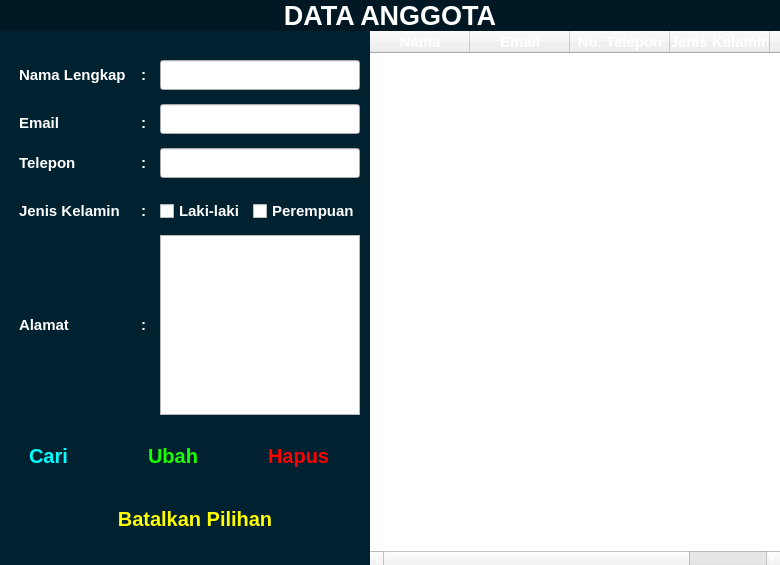
<?xml version="1.0" encoding="UTF-8"?>
<ui version="4.0">
 <class>Form</class>
 <widget class="QWidget" name="Form">
  <property name="geometry">
   <rect>
    <x>0</x>
    <y>0</y>
    <width>780</width>
    <height>565</height>
   </rect>
  </property>
  <property name="sizePolicy">
   <sizepolicy hsizetype="Minimum" vsizetype="Minimum">
    <horstretch>0</horstretch>
    <verstretch>0</verstretch>
   </sizepolicy>
  </property>
  <property name="windowTitle">
   <string>Form</string>
  </property>
  <property name="layoutDirection">
   <enum>Qt::LayoutDirection::LeftToRight</enum>
  </property>
  <property name="styleSheet">
   <string notr="true"/>
  </property>
  <layout class="QVBoxLayout" name="verticalLayout" stretch="0,0">
   <property name="spacing">
    <number>0</number>
   </property>
   <property name="leftMargin">
    <number>0</number>
   </property>
   <property name="topMargin">
    <number>0</number>
   </property>
   <property name="rightMargin">
    <number>0</number>
   </property>
   <property name="bottomMargin">
    <number>0</number>
   </property>
   <item>
    <widget class="QLabel" name="headerTitle">
     <property name="font">
      <font>
       <pointsize>20</pointsize>
       <bold>true</bold>
      </font>
     </property>
     <property name="styleSheet">
      <string notr="true">color: rgb(255, 255, 255); background-color: rgb(0, 24, 35);</string>
     </property>
     <property name="text">
      <string>DATA ANGGOTA</string>
     </property>
     <property name="textFormat">
      <enum>Qt::TextFormat::AutoText</enum>
     </property>
     <property name="alignment">
      <set>Qt::AlignmentFlag::AlignCenter</set>
     </property>
    </widget>
   </item>
   <item>
    <widget class="QScrollArea" name="scrollArea">
     <property name="layoutDirection">
      <enum>Qt::LayoutDirection::LeftToRight</enum>
     </property>
     <property name="styleSheet">
      <string notr="true"/>
     </property>
     <property name="frameShape">
      <enum>QFrame::Shape::NoFrame</enum>
     </property>
     <property name="widgetResizable">
      <bool>true</bool>
     </property>
     <widget class="QWidget" name="MainContent">
      <property name="geometry">
       <rect>
        <x>0</x>
        <y>0</y>
        <width>780</width>
        <height>529</height>
       </rect>
      </property>
      <property name="styleSheet">
       <string notr="true">.QWidget{
background-color: rgb(0, 33, 48);
}</string>
      </property>
      <layout class="QHBoxLayout" name="horizontalLayout_3" stretch="0,0">
       <property name="spacing">
        <number>0</number>
       </property>
       <property name="leftMargin">
        <number>0</number>
       </property>
       <property name="topMargin">
        <number>0</number>
       </property>
       <property name="rightMargin">
        <number>0</number>
       </property>
       <property name="bottomMargin">
        <number>0</number>
       </property>
       <item>
        <widget class="QWidget" name="LeftSide" native="true">
         <property name="styleSheet">
          <string notr="true"/>
         </property>
         <layout class="QVBoxLayout" name="verticalLayout_2" stretch="0,0">
          <property name="spacing">
           <number>0</number>
          </property>
          <property name="leftMargin">
           <number>0</number>
          </property>
          <property name="topMargin">
           <number>0</number>
          </property>
          <property name="rightMargin">
           <number>0</number>
          </property>
          <property name="bottomMargin">
           <number>0</number>
          </property>
          <item>
           <widget class="QWidget" name="EditForm" native="true">
            <layout class="QGridLayout" name="gridLayout">
             <property name="leftMargin">
              <number>10</number>
             </property>
             <property name="topMargin">
              <number>20</number>
             </property>
             <property name="rightMargin">
              <number>10</number>
             </property>
             <property name="bottomMargin">
              <number>0</number>
             </property>
             <property name="spacing">
              <number>0</number>
             </property>
             <item row="1" column="0">
              <widget class="QFrame" name="Email">
               <property name="maximumSize">
                <size>
                 <width>150</width>
                 <height>40</height>
                </size>
               </property>
               <layout class="QHBoxLayout" name="horizontalLayout">
                <item>
                 <widget class="QLabel" name="EmailLabel">
                  <property name="minimumSize">
                   <size>
                    <width>120</width>
                    <height>30</height>
                   </size>
                  </property>
                  <property name="maximumSize">
                   <size>
                    <width>120</width>
                    <height>30</height>
                   </size>
                  </property>
                  <property name="font">
                   <font>
                    <pointsize>-1</pointsize>
                    <bold>true</bold>
                   </font>
                  </property>
                  <property name="styleSheet">
                   <string notr="true">font-size: 15px; font-weight: bold; text-align: left; color: #ffffff; 
</string>
                  </property>
                  <property name="text">
                   <string>Email</string>
                  </property>
                 </widget>
                </item>
                <item>
                 <widget class="QLabel" name="titik2_2">
                  <property name="minimumSize">
                   <size>
                    <width>10</width>
                    <height>30</height>
                   </size>
                  </property>
                  <property name="maximumSize">
                   <size>
                    <width>10</width>
                    <height>30</height>
                   </size>
                  </property>
                  <property name="font">
                   <font>
                    <pointsize>-1</pointsize>
                    <bold>true</bold>
                   </font>
                  </property>
                  <property name="styleSheet">
                   <string notr="true">font-size: 15px; font-weight: bold; text-align: left; color: #ffffff;</string>
                  </property>
                  <property name="text">
                   <string>:</string>
                  </property>
                 </widget>
                </item>
               </layout>
              </widget>
             </item>
             <item row="4" column="1">
              <widget class="QCheckBox" name="lakiCheckBox">
               <property name="font">
                <font>
                 <pointsize>-1</pointsize>
                 <bold>true</bold>
                </font>
               </property>
               <property name="styleSheet">
                <string notr="true">font-size: 15px; font-weight: bold; text-align: left; color: #ffffff; 
</string>
               </property>
               <property name="text">
                <string>Laki-laki</string>
               </property>
               <property name="checkable">
                <bool>true</bool>
               </property>
               <property name="checked">
                <bool>false</bool>
               </property>
               <attribute name="buttonGroup">
                <string notr="true">buttonGroup</string>
               </attribute>
              </widget>
             </item>
             <item row="3" column="1" colspan="2">
              <widget class="QLineEdit" name="teleponInput">
               <property name="minimumSize">
                <size>
                 <width>150</width>
                 <height>30</height>
                </size>
               </property>
               <property name="maximumSize">
                <size>
                 <width>16777215</width>
                 <height>30</height>
                </size>
               </property>
               <property name="font">
                <font>
                 <pointsize>-1</pointsize>
                 <bold>true</bold>
                </font>
               </property>
               <property name="styleSheet">
                <string notr="true">font-size: 15px; font-weight: bold; text-align: left; color: #ffffff; 
</string>
               </property>
              </widget>
             </item>
             <item row="5" column="1" colspan="2">
              <widget class="QTextEdit" name="alamatInput">
               <property name="minimumSize">
                <size>
                 <width>150</width>
                 <height>40</height>
                </size>
               </property>
               <property name="maximumSize">
                <size>
                 <width>16777215</width>
                 <height>16777215</height>
                </size>
               </property>
               <property name="font">
                <font>
                 <pointsize>-1</pointsize>
                 <bold>true</bold>
                </font>
               </property>
               <property name="styleSheet">
                <string notr="true">font-size: 15px; font-weight: bold; text-align: left; color: #ffffff; 
</string>
               </property>
              </widget>
             </item>
             <item row="5" column="0">
              <widget class="QFrame" name="Alamat">
               <property name="maximumSize">
                <size>
                 <width>150</width>
                 <height>16777215</height>
                </size>
               </property>
               <property name="font">
                <font>
                 <pointsize>15</pointsize>
                </font>
               </property>
               <layout class="QHBoxLayout" name="alamat">
                <property name="leftMargin">
                 <number>9</number>
                </property>
                <property name="topMargin">
                 <number>9</number>
                </property>
                <property name="rightMargin">
                 <number>9</number>
                </property>
                <property name="bottomMargin">
                 <number>9</number>
                </property>
                <item>
                 <widget class="QLabel" name="alamatLabel">
                  <property name="minimumSize">
                   <size>
                    <width>120</width>
                    <height>30</height>
                   </size>
                  </property>
                  <property name="maximumSize">
                   <size>
                    <width>120</width>
                    <height>30</height>
                   </size>
                  </property>
                  <property name="font">
                   <font>
                    <pointsize>-1</pointsize>
                    <bold>true</bold>
                   </font>
                  </property>
                  <property name="styleSheet">
                   <string notr="true">font-size: 15px; font-weight: bold; text-align: left; color: #ffffff; border: none;
</string>
                  </property>
                  <property name="text">
                   <string>Alamat</string>
                  </property>
                 </widget>
                </item>
                <item>
                 <widget class="QLabel" name="titik2_5">
                  <property name="minimumSize">
                   <size>
                    <width>10</width>
                    <height>30</height>
                   </size>
                  </property>
                  <property name="maximumSize">
                   <size>
                    <width>10</width>
                    <height>30</height>
                   </size>
                  </property>
                  <property name="font">
                   <font>
                    <pointsize>-1</pointsize>
                    <bold>true</bold>
                   </font>
                  </property>
                  <property name="styleSheet">
                   <string notr="true">font-size: 15px; font-weight: bold; text-align: left; color: #ffffff;</string>
                  </property>
                  <property name="text">
                   <string>:</string>
                  </property>
                 </widget>
                </item>
               </layout>
              </widget>
             </item>
             <item row="1" column="1" colspan="2">
              <widget class="QLineEdit" name="emailInput">
               <property name="minimumSize">
                <size>
                 <width>150</width>
                 <height>30</height>
                </size>
               </property>
               <property name="maximumSize">
                <size>
                 <width>16777215</width>
                 <height>30</height>
                </size>
               </property>
               <property name="font">
                <font>
                 <pointsize>-1</pointsize>
                 <bold>true</bold>
                </font>
               </property>
               <property name="styleSheet">
                <string notr="true">font-size: 15px; font-weight: bold; text-align: left; color: #ffffff; 
</string>
               </property>
              </widget>
             </item>
             <item row="4" column="0">
              <widget class="QFrame" name="jenisKelamin">
               <property name="maximumSize">
                <size>
                 <width>150</width>
                 <height>16777215</height>
                </size>
               </property>
               <layout class="QHBoxLayout" name="horizontalLayout_4">
                <item>
                 <widget class="QLabel" name="jkLabel">
                  <property name="minimumSize">
                   <size>
                    <width>120</width>
                    <height>30</height>
                   </size>
                  </property>
                  <property name="maximumSize">
                   <size>
                    <width>120</width>
                    <height>30</height>
                   </size>
                  </property>
                  <property name="font">
                   <font>
                    <pointsize>-1</pointsize>
                    <bold>true</bold>
                   </font>
                  </property>
                  <property name="styleSheet">
                   <string notr="true">font-size: 15px; font-weight: bold; text-align: left; color: #ffffff; border: none;
</string>
                  </property>
                  <property name="text">
                   <string>Jenis Kelamin</string>
                  </property>
                 </widget>
                </item>
                <item>
                 <widget class="QLabel" name="titik2_3">
                  <property name="minimumSize">
                   <size>
                    <width>10</width>
                    <height>30</height>
                   </size>
                  </property>
                  <property name="maximumSize">
                   <size>
                    <width>10</width>
                    <height>30</height>
                   </size>
                  </property>
                  <property name="font">
                   <font>
                    <pointsize>-1</pointsize>
                    <bold>true</bold>
                   </font>
                  </property>
                  <property name="styleSheet">
                   <string notr="true">font-size: 15px; font-weight: bold; text-align: left; color: #ffffff;</string>
                  </property>
                  <property name="text">
                   <string>:</string>
                  </property>
                 </widget>
                </item>
               </layout>
              </widget>
             </item>
             <item row="0" column="0">
              <widget class="QFrame" name="Nama">
               <property name="maximumSize">
                <size>
                 <width>150</width>
                 <height>16777215</height>
                </size>
               </property>
               <layout class="QHBoxLayout" name="NamaFrame">
                <item>
                 <widget class="QLabel" name="NamaLabel">
                  <property name="minimumSize">
                   <size>
                    <width>120</width>
                    <height>30</height>
                   </size>
                  </property>
                  <property name="maximumSize">
                   <size>
                    <width>120</width>
                    <height>30</height>
                   </size>
                  </property>
                  <property name="font">
                   <font>
                    <pointsize>-1</pointsize>
                    <bold>true</bold>
                   </font>
                  </property>
                  <property name="styleSheet">
                   <string notr="true">font-size: 15px; font-weight: bold; text-align: left; color: #ffffff; 
</string>
                  </property>
                  <property name="text">
                   <string>Nama Lengkap</string>
                  </property>
                 </widget>
                </item>
                <item>
                 <widget class="QLabel" name="titik2">
                  <property name="minimumSize">
                   <size>
                    <width>10</width>
                    <height>30</height>
                   </size>
                  </property>
                  <property name="maximumSize">
                   <size>
                    <width>10</width>
                    <height>30</height>
                   </size>
                  </property>
                  <property name="font">
                   <font>
                    <pointsize>-1</pointsize>
                    <bold>true</bold>
                   </font>
                  </property>
                  <property name="styleSheet">
                   <string notr="true">font-size: 15px; font-weight: bold; text-align: left; color: #ffffff;</string>
                  </property>
                  <property name="text">
                   <string>:</string>
                  </property>
                 </widget>
                </item>
               </layout>
              </widget>
             </item>
             <item row="0" column="1" colspan="2">
              <widget class="QLineEdit" name="namaInput">
               <property name="minimumSize">
                <size>
                 <width>150</width>
                 <height>30</height>
                </size>
               </property>
               <property name="maximumSize">
                <size>
                 <width>16777215</width>
                 <height>30</height>
                </size>
               </property>
               <property name="font">
                <font>
                 <pointsize>-1</pointsize>
                 <bold>true</bold>
                </font>
               </property>
               <property name="styleSheet">
                <string notr="true">font-size: 15px; font-weight: bold; text-align: left; color: #ffffff; 
</string>
               </property>
               <property name="text">
                <string/>
               </property>
               <property name="frame">
                <bool>true</bool>
               </property>
              </widget>
             </item>
             <item row="3" column="0">
              <widget class="QFrame" name="Telepon">
               <property name="maximumSize">
                <size>
                 <width>150</width>
                 <height>16777215</height>
                </size>
               </property>
               <layout class="QHBoxLayout" name="horizontalLayout_2">
                <item>
                 <widget class="QLabel" name="telpLabel">
                  <property name="minimumSize">
                   <size>
                    <width>120</width>
                    <height>30</height>
                   </size>
                  </property>
                  <property name="maximumSize">
                   <size>
                    <width>120</width>
                    <height>30</height>
                   </size>
                  </property>
                  <property name="font">
                   <font>
                    <pointsize>-1</pointsize>
                    <bold>true</bold>
                   </font>
                  </property>
                  <property name="styleSheet">
                   <string notr="true">font-size: 15px; font-weight: bold; text-align: left; color: #ffffff; 
</string>
                  </property>
                  <property name="text">
                   <string>Telepon</string>
                  </property>
                 </widget>
                </item>
                <item>
                 <widget class="QLabel" name="titik2_4">
                  <property name="minimumSize">
                   <size>
                    <width>10</width>
                    <height>30</height>
                   </size>
                  </property>
                  <property name="maximumSize">
                   <size>
                    <width>10</width>
                    <height>30</height>
                   </size>
                  </property>
                  <property name="font">
                   <font>
                    <pointsize>-1</pointsize>
                    <bold>true</bold>
                   </font>
                  </property>
                  <property name="styleSheet">
                   <string notr="true">font-size: 15px; font-weight: bold; text-align: left; color: #ffffff;</string>
                  </property>
                  <property name="text">
                   <string>:</string>
                  </property>
                 </widget>
                </item>
               </layout>
              </widget>
             </item>
             <item row="4" column="2">
              <widget class="QCheckBox" name="PerempuanCheckBox">
               <property name="font">
                <font>
                 <pointsize>-1</pointsize>
                 <bold>true</bold>
                </font>
               </property>
               <property name="styleSheet">
                <string notr="true">font-size: 15px; font-weight: bold; text-align: left; color: #ffffff; 
</string>
               </property>
               <property name="text">
                <string>Perempuan</string>
               </property>
               <attribute name="buttonGroup">
                <string notr="true">buttonGroup</string>
               </attribute>
              </widget>
             </item>
            </layout>
           </widget>
          </item>
          <item>
           <widget class="QWidget" name="editBtn" native="true">
            <property name="minimumSize">
             <size>
              <width>0</width>
              <height>150</height>
             </size>
            </property>
            <property name="styleSheet">
             <string notr="true">QPushButton:hover {
	background-color: rgb(0, 50, 100);
}</string>
            </property>
            <layout class="QVBoxLayout" name="verticalLayout_3">
             <item>
              <layout class="QHBoxLayout" name="horizontalLayout_5">
               <item>
                <widget class="QPushButton" name="searchBtn">
                 <property name="minimumSize">
                  <size>
                   <width>0</width>
                   <height>40</height>
                  </size>
                 </property>
                 <property name="styleSheet">
                  <string notr="true">font-size: 20px; font-weight: bold; text-align: left; color: rgb(0, 255, 255); padding-left: 20px;border: none;
</string>
                 </property>
                 <property name="text">
                  <string>Cari</string>
                 </property>
                 <property name="icon">
                  <iconset>
                   <normaloff>../Asset/Icon/search.png</normaloff>../Asset/Icon/search.png</iconset>
                 </property>
                 <property name="iconSize">
                  <size>
                   <width>20</width>
                   <height>20</height>
                  </size>
                 </property>
                 <property name="checkable">
                  <bool>true</bool>
                 </property>
                 <attribute name="buttonGroup">
                  <string notr="true">editBtnGroup</string>
                 </attribute>
                </widget>
               </item>
               <item>
                <widget class="QPushButton" name="ubahBtn">
                 <property name="minimumSize">
                  <size>
                   <width>0</width>
                   <height>40</height>
                  </size>
                 </property>
                 <property name="styleSheet">
                  <string notr="true">font-size: 20px; font-weight: bold; text-align: left; color: rgb(26, 255, 0); padding-left: 20px;border: none;
</string>
                 </property>
                 <property name="text">
                  <string>Ubah</string>
                 </property>
                 <property name="icon">
                  <iconset>
                   <normaloff>../Asset/Icon/change.png</normaloff>../Asset/Icon/change.png</iconset>
                 </property>
                 <property name="iconSize">
                  <size>
                   <width>20</width>
                   <height>20</height>
                  </size>
                 </property>
                 <property name="checkable">
                  <bool>true</bool>
                 </property>
                 <attribute name="buttonGroup">
                  <string notr="true">editBtnGroup</string>
                 </attribute>
                </widget>
               </item>
               <item>
                <widget class="QPushButton" name="deleteBtn">
                 <property name="minimumSize">
                  <size>
                   <width>0</width>
                   <height>40</height>
                  </size>
                 </property>
                 <property name="styleSheet">
                  <string notr="true">font-size: 20px; font-weight: bold; text-align: left; color: rgb(255, 0, 0); padding-left: 20px;border: none;
</string>
                 </property>
                 <property name="text">
                  <string>Hapus</string>
                 </property>
                 <property name="icon">
                  <iconset>
                   <normaloff>../Asset/Icon/Delete.png</normaloff>../Asset/Icon/Delete.png</iconset>
                 </property>
                 <property name="iconSize">
                  <size>
                   <width>20</width>
                   <height>20</height>
                  </size>
                 </property>
                 <property name="checkable">
                  <bool>true</bool>
                 </property>
                 <attribute name="buttonGroup">
                  <string notr="true">editBtnGroup</string>
                 </attribute>
                </widget>
               </item>
              </layout>
             </item>
             <item>
              <widget class="QPushButton" name="deselectBtn">
               <property name="minimumSize">
                <size>
                 <width>0</width>
                 <height>50</height>
                </size>
               </property>
               <property name="styleSheet">
                <string notr="true">font-size: 20px; font-weight: bold; text-align: center; color: rgb(255, 255, 0); padding-left: 20px; border: none;
</string>
               </property>
               <property name="text">
                <string>Batalkan Pilihan</string>
               </property>
               <property name="icon">
                <iconset>
                 <normaloff>../Asset/Icon/Deselect.png</normaloff>../Asset/Icon/Deselect.png</iconset>
               </property>
               <property name="iconSize">
                <size>
                 <width>20</width>
                 <height>20</height>
                </size>
               </property>
               <property name="checkable">
                <bool>true</bool>
               </property>
               <attribute name="buttonGroup">
                <string notr="true">editBtnGroup</string>
               </attribute>
              </widget>
             </item>
            </layout>
           </widget>
          </item>
         </layout>
        </widget>
       </item>
       <item>
        <widget class="QTableWidget" name="AnggotaTable">
         <property name="minimumSize">
          <size>
           <width>410</width>
           <height>0</height>
          </size>
         </property>
         <property name="focusPolicy">
          <enum>Qt::FocusPolicy::StrongFocus</enum>
         </property>
         <property name="styleSheet">
          <string notr="true">font-size: 15px; font-weight: bold; text-align: left; color: #ffffff;
</string>
         </property>
         <property name="frameShape">
          <enum>QFrame::Shape::NoFrame</enum>
         </property>
         <property name="frameShadow">
          <enum>QFrame::Shadow::Plain</enum>
         </property>
         <property name="autoScroll">
          <bool>true</bool>
         </property>
         <property name="autoScrollMargin">
          <number>15</number>
         </property>
         <property name="tabKeyNavigation">
          <bool>true</bool>
         </property>
         <property name="alternatingRowColors">
          <bool>false</bool>
         </property>
         <property name="selectionMode">
          <enum>QAbstractItemView::SelectionMode::SingleSelection</enum>
         </property>
         <property name="selectionBehavior">
          <enum>QAbstractItemView::SelectionBehavior::SelectRows</enum>
         </property>
         <property name="showGrid">
          <bool>true</bool>
         </property>
         <property name="gridStyle">
          <enum>Qt::PenStyle::SolidLine</enum>
         </property>
         <property name="rowCount">
          <number>0</number>
         </property>
         <attribute name="horizontalHeaderVisible">
          <bool>true</bool>
         </attribute>
         <attribute name="horizontalHeaderCascadingSectionResizes">
          <bool>true</bool>
         </attribute>
         <attribute name="horizontalHeaderShowSortIndicator" stdset="0">
          <bool>false</bool>
         </attribute>
         <attribute name="horizontalHeaderStretchLastSection">
          <bool>false</bool>
         </attribute>
         <column>
          <property name="text">
           <string>Nama</string>
          </property>
         </column>
         <column>
          <property name="text">
           <string>Email</string>
          </property>
         </column>
         <column>
          <property name="text">
           <string>No. Telepon</string>
          </property>
         </column>
         <column>
          <property name="text">
           <string>Jenis Kelamin</string>
          </property>
         </column>
         <column>
          <property name="text">
           <string>Alamat</string>
          </property>
         </column>
        </widget>
       </item>
      </layout>
     </widget>
    </widget>
   </item>
  </layout>
 </widget>
 <resources/>
 <connections/>
 <buttongroups>
  <buttongroup name="buttonGroup"/>
  <buttongroup name="editBtnGroup"/>
 </buttongroups>
</ui>
